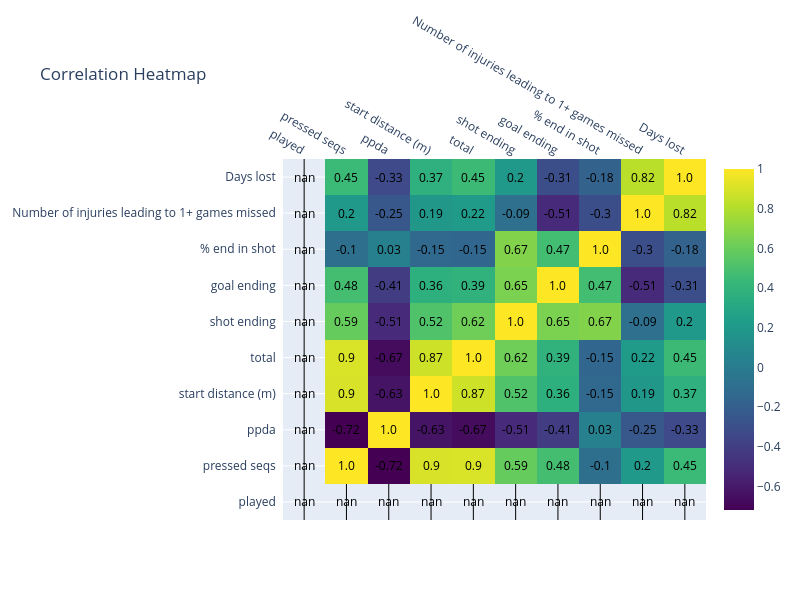

The notebook cell saved with this chart:
### Code cell
import plotly.figure_factory as ff

# Select only numeric columns for correlation
corr = df.select_dtypes(include='number').corr()

z_rounded = corr.values.round(2)

fig = ff.create_annotated_heatmap(
    z=corr.values,
    x=list(corr.columns),
    y=list(corr.index),
    annotation_text=z_rounded,  # Show rounded values as annotations
    colorscale='Viridis',
    showscale=True
)
fig.update_layout(
    title="Correlation Heatmap",
    width=800,
    height=600
)
fig.write_html("correlation_heatmap.html") 
fig.show()

### Figure 1 — Plotly figure (JSON) as saved in the notebook; plotly's stock layout.template omitted (floating-point values rounded to 4 significant figures)
{"data": [{"colorscale": [[0, "#440154"], [0.1111, "#482878"], [0.2222, "#3e4989"], [0.3333, "#31688e"], [0.4444, "#26828e"], [0.5556, "#1f9e89"], [0.6667, "#35b779"], [0.7778, "#6ece58"], [0.8889, "#b5de2b"], [1, "#fde725"]], "reversescale": false, "showscale": true, "type": "heatmap", "x": ["played", "pressed seqs", "ppda", "start distance (m)", "total", "shot ending", "goal ending", "% end in shot", "Number of injuries leading to 1+ games missed", "Days lost"], "y": ["played", "pressed seqs", "ppda", "start distance (m)", "total", "shot ending", "goal ending", "% end in shot", "Number of injuries leading to 1+ games missed", "Days lost"], "z": [[NaN, NaN, NaN, NaN, NaN, NaN, NaN, NaN, NaN, NaN], [NaN, 1.0, -0.7188, 0.8981, 0.9046, 0.5904, 0.4781, -0.09753, 0.1979, 0.4459], [NaN, -0.7188, 1.0, -0.6279, -0.6662, -0.5095, -0.4061, 0.03073, -0.2472, -0.3321], [NaN, 0.8981, -0.6279, 1.0, 0.8722, 0.5162, 0.3627, -0.1484, 0.1891, 0.3712], [NaN, 0.9046, -0.6662, 0.8722, 1.0, 0.618, 0.3901, -0.1506, 0.215, 0.451], [NaN, 0.5904, -0.5095, 0.5162, 0.618, 1.0, 0.6533, 0.6707, -0.08709, 0.1966], [NaN, 0.4781, -0.4061, 0.3627, 0.3901, 0.6533, 1.0, 0.4738, -0.5105, -0.3063], [NaN, -0.09753, 0.03073, -0.1484, -0.1506, 0.6707, 0.4738, 1.0, -0.3049, -0.1777], [NaN, 0.1979, -0.2472, 0.1891, 0.215, -0.08709, -0.5105, -0.3049, 1.0, 0.8224], [NaN, 0.4459, -0.3321, 0.3712, 0.451, 0.1966, -0.3063, -0.1777, 0.8224, 1.0]]}], "layout": {"annotations": [{"font": {"color": "#000000"}, "showarrow": false, "text": "nan", "x": "played", "xref": "x", "y": "played", "yref": "y"}, {"font": {"color": "#000000"}, "showarrow": false, "text": "nan", "x": "pressed seqs", "xref": "x", "y": "played", "yref": "y"}, {"font": {"color": "#000000"}, "showarrow": false, "text": "nan", "x": "ppda", "xref": "x", "y": "played", "yref": "y"}, {"font": {"color": "#000000"}, "showarrow": false, "text": "nan", "x": "start distance (m)", "xref": "x", "y": "played", "yref": "y"}, {"font": {"color": "#000000"}, "showarrow": false, "text": "nan", "x": "total", "xref": "x", "y": "played", "yref": "y"}, {"font": {"color": "#000000"}, "showarrow": false, "text": "nan", "x": "shot ending", "xref": "x", "y": "played", "yref": "y"}, {"font": {"color": "#000000"}, "showarrow": false, "text": "nan", "x": "goal ending", "xref": "x", "y": "played", "yref": "y"}, {"font": {"color": "#000000"}, "showarrow": false, "text": "nan", "x": "% end in shot", "xref": "x", "y": "played", "yref": "y"}, {"font": {"color": "#000000"}, "showarrow": false, "text": "nan", "x": "Number of injuries leading to 1+ games missed", "xref": "x", "y": "played", "yref": "y"}, {"font": {"color": "#000000"}, "showarrow": false, "text": "nan", "x": "Days lost", "xref": "x", "y": "played", "yref": "y"}, {"font": {"color": "#000000"}, "showarrow": false, "text": "nan", "x": "played", "xref": "x", "y": "pressed seqs", "yref": "y"}, {"font": {"color": "#000000"}, "showarrow": false, "text": "1.0", "x": "pressed seqs", "xref": "x", "y": "pressed seqs", "yref": "y"}, {"font": {"color": "#000000"}, "showarrow": false, "text": "-0.72", "x": "ppda", "xref": "x", "y": "pressed seqs", "yref": "y"}, {"font": {"color": "#000000"}, "showarrow": false, "text": "0.9", "x": "start distance (m)", "xref": "x", "y": "pressed seqs", "yref": "y"}, {"font": {"color": "#000000"}, "showarrow": false, "text": "0.9", "x": "total", "xref": "x", "y": "pressed seqs", "yref": "y"}, {"font": {"color": "#000000"}, "showarrow": false, "text": "0.59", "x": "shot ending", "xref": "x", "y": "pressed seqs", "yref": "y"}, {"font": {"color": "#000000"}, "showarrow": false, "text": "0.48", "x": "goal ending", "xref": "x", "y": "pressed seqs", "yref": "y"}, {"font": {"color": "#000000"}, "showarrow": false, "text": "-0.1", "x": "% end in shot", "xref": "x", "y": "pressed seqs", "yref": "y"}, {"font": {"color": "#000000"}, "showarrow": false, "text": "0.2", "x": "Number of injuries leading to 1+ games missed", "xref": "x", "y": "pressed seqs", "yref": "y"}, {"font": {"color": "#000000"}, "showarrow": false, "text": "0.45", "x": "Days lost", "xref": "x", "y": "pressed seqs", "yref": "y"}, {"font": {"color": "#000000"}, "showarrow": false, "text": "nan", "x": "played", "xref": "x", "y": "ppda", "yref": "y"}, {"font": {"color": "#000000"}, "showarrow": false, "text": "-0.72", "x": "pressed seqs", "xref": "x", "y": "ppda", "yref": "y"}, {"font": {"color": "#000000"}, "showarrow": false, "text": "1.0", "x": "ppda", "xref": "x", "y": "ppda", "yref": "y"}, {"font": {"color": "#000000"}, "showarrow": false, "text": "-0.63", "x": "start distance (m)", "xref": "x", "y": "ppda", "yref": "y"}, {"font": {"color": "#000000"}, "showarrow": false, "text": "-0.67", "x": "total", "xref": "x", "y": "ppda", "yref": "y"}, {"font": {"color": "#000000"}, "showarrow": false, "text": "-0.51", "x": "shot ending", "xref": "x", "y": "ppda", "yref": "y"}, {"font": {"color": "#000000"}, "showarrow": false, "text": "-0.41", "x": "goal ending", "xref": "x", "y": "ppda", "yref": "y"}, {"font": {"color": "#000000"}, "showarrow": false, "text": "0.03", "x": "% end in shot", "xref": "x", "y": "ppda", "yref": "y"}, {"font": {"color": "#000000"}, "showarrow": false, "text": "-0.25", "x": "Number of injuries leading to 1+ games missed", "xref": "x", "y": "ppda", "yref": "y"}, {"font": {"color": "#000000"}, "showarrow": false, "text": "-0.33", "x": "Days lost", "xref": "x", "y": "ppda", "yref": "y"}, {"font": {"color": "#000000"}, "showarrow": false, "text": "nan", "x": "played", "xref": "x", "y": "start distance (m)", "yref": "y"}, {"font": {"color": "#000000"}, "showarrow": false, "text": "0.9", "x": "pressed seqs", "xref": "x", "y": "start distance (m)", "yref": "y"}, {"font": {"color": "#000000"}, "showarrow": false, "text": "-0.63", "x": "ppda", "xref": "x", "y": "start distance (m)", "yref": "y"}, {"font": {"color": "#000000"}, "showarrow": false, "text": "1.0", "x": "start distance (m)", "xref": "x", "y": "start distance (m)", "yref": "y"}, {"font": {"color": "#000000"}, "showarrow": false, "text": "0.87", "x": "total", "xref": "x", "y": "start distance (m)", "yref": "y"}, {"font": {"color": "#000000"}, "showarrow": false, "text": "0.52", "x": "shot ending", "xref": "x", "y": "start distance (m)", "yref": "y"}, {"font": {"color": "#000000"}, "showarrow": false, "text": "0.36", "x": "goal ending", "xref": "x", "y": "start distance (m)", "yref": "y"}, {"font": {"color": "#000000"}, "showarrow": false, "text": "-0.15", "x": "% end in shot", "xref": "x", "y": "start distance (m)", "yref": "y"}, {"font": {"color": "#000000"}, "showarrow": false, "text": "0.19", "x": "Number of injuries leading to 1+ games missed", "xref": "x", "y": "start distance (m)", "yref": "y"}, {"font": {"color": "#000000"}, "showarrow": false, "text": "0.37", "x": "Days lost", "xref": "x", "y": "start distance (m)", "yref": "y"}, {"font": {"color": "#000000"}, "showarrow": false, "text": "nan", "x": "played", "xref": "x", "y": "total", "yref": "y"}, {"font": {"color": "#000000"}, "showarrow": false, "text": "0.9", "x": "pressed seqs", "xref": "x", "y": "total", "yref": "y"}, {"font": {"color": "#000000"}, "showarrow": false, "text": "-0.67", "x": "ppda", "xref": "x", "y": "total", "yref": "y"}, {"font": {"color": "#000000"}, "showarrow": false, "text": "0.87", "x": "start distance (m)", "xref": "x", "y": "total", "yref": "y"}, {"font": {"color": "#000000"}, "showarrow": false, "text": "1.0", "x": "total", "xref": "x", "y": "total", "yref": "y"}, {"font": {"color": "#000000"}, "showarrow": false, "text": "0.62", "x": "shot ending", "xref": "x", "y": "total", "yref": "y"}, {"font": {"color": "#000000"}, "showarrow": false, "text": "0.39", "x": "goal ending", "xref": "x", "y": "total", "yref": "y"}, {"font": {"color": "#000000"}, "showarrow": false, "text": "-0.15", "x": "% end in shot", "xref": "x", "y": "total", "yref": "y"}, {"font": {"color": "#000000"}, "showarrow": false, "text": "0.22", "x": "Number of injuries leading to 1+ games missed", "xref": "x", "y": "total", "yref": "y"}, {"font": {"color": "#000000"}, "showarrow": false, "text": "0.45", "x": "Days lost", "xref": "x", "y": "total", "yref": "y"}, {"font": {"color": "#000000"}, "showarrow": false, "text": "nan", "x": "played", "xref": "x", "y": "shot ending", "yref": "y"}, {"font": {"color": "#000000"}, "showarrow": false, "text": "0.59", "x": "pressed seqs", "xref": "x", "y": "shot ending", "yref": "y"}, {"font": {"color": "#000000"}, "showarrow": false, "text": "-0.51", "x": "ppda", "xref": "x", "y": "shot ending", "yref": "y"}, {"font": {"color": "#000000"}, "showarrow": false, "text": "0.52", "x": "start distance (m)", "xref": "x", "y": "shot ending", "yref": "y"}, {"font": {"color": "#000000"}, "showarrow": false, "text": "0.62", "x": "total", "xref": "x", "y": "shot ending", "yref": "y"}, {"font": {"color": "#000000"}, "showarrow": false, "text": "1.0", "x": "shot ending", "xref": "x", "y": "shot ending", "yref": "y"}, {"font": {"color": "#000000"}, "showarrow": false, "text": "0.65", "x": "goal ending", "xref": "x", "y": "shot ending", "yref": "y"}, {"font": {"color": "#000000"}, "showarrow": false, "text": "0.67", "x": "% end in shot", "xref": "x", "y": "shot ending", "yref": "y"}, {"font": {"color": "#000000"}, "showarrow": false, "text": "-0.09", "x": "Number of injuries leading to 1+ games missed", "xref": "x", "y": "shot ending", "yref": "y"}, {"font": {"color": "#000000"}, "showarrow": false, "text": "0.2", "x": "Days lost", "xref": "x", "y": "shot ending", "yref": "y"}, {"font": {"color": "#000000"}, "showarrow": false, "text": "nan", "x": "played", "xref": "x", "y": "goal ending", "yref": "y"}, {"font": {"color": "#000000"}, "showarrow": false, "text": "0.48", "x": "pressed seqs", "xref": "x", "y": "goal ending", "yref": "y"}, {"font": {"color": "#000000"}, "showarrow": false, "text": "-0.41", "x": "ppda", "xref": "x", "y": "goal ending", "yref": "y"}, {"font": {"color": "#000000"}, "showarrow": false, "text": "0.36", "x": "start distance (m)", "xref": "x", "y": "goal ending", "yref": "y"}, {"font": {"color": "#000000"}, "showarrow": false, "text": "0.39", "x": "total", "xref": "x", "y": "goal ending", "yref": "y"}, {"font": {"color": "#000000"}, "showarrow": false, "text": "0.65", "x": "shot ending", "xref": "x", "y": "goal ending", "yref": "y"}, {"font": {"color": "#000000"}, "showarrow": false, "text": "1.0", "x": "goal ending", "xref": "x", "y": "goal ending", "yref": "y"}, {"font": {"color": "#000000"}, "showarrow": false, "text": "0.47", "x": "% end in shot", "xref": "x", "y": "goal ending", "yref": "y"}, {"font": {"color": "#000000"}, "showarrow": false, "text": "-0.51", "x": "Number of injuries leading to 1+ games missed", "xref": "x", "y": "goal ending", "yref": "y"}, {"font": {"color": "#000000"}, "showarrow": false, "text": "-0.31", "x": "Days lost", "xref": "x", "y": "goal ending", "yref": "y"}, {"font": {"color": "#000000"}, "showarrow": false, "text": "nan", "x": "played", "xref": "x", "y": "% end in shot", "yref": "y"}, {"font": {"color": "#000000"}, "showarrow": false, "text": "-0.1", "x": "pressed seqs", "xref": "x", "y": "% end in shot", "yref": "y"}, {"font": {"color": "#000000"}, "showarrow": false, "text": "0.03", "x": "ppda", "xref": "x", "y": "% end in shot", "yref": "y"}, {"font": {"color": "#000000"}, "showarrow": false, "text": "-0.15", "x": "start distance (m)", "xref": "x", "y": "% end in shot", "yref": "y"}, {"font": {"color": "#000000"}, "showarrow": false, "text": "-0.15", "x": "total", "xref": "x", "y": "% end in shot", "yref": "y"}, {"font": {"color": "#000000"}, "showarrow": false, "text": "0.67", "x": "shot ending", "xref": "x", "y": "% end in shot", "yref": "y"}, {"font": {"color": "#000000"}, "showarrow": false, "text": "0.47", "x": "goal ending", "xref": "x", "y": "% end in shot", "yref": "y"}, {"font": {"color": "#000000"}, "showarrow": false, "text": "1.0", "x": "% end in shot", "xref": "x", "y": "% end in shot", "yref": "y"}, {"font": {"color": "#000000"}, "showarrow": false, "text": "-0.3", "x": "Number of injuries leading to 1+ games missed", "xref": "x", "y": "% end in shot", "yref": "y"}, {"font": {"color": "#000000"}, "showarrow": false, "text": "-0.18", "x": "Days lost", "xref": "x", "y": "% end in shot", "yref": "y"}, {"font": {"color": "#000000"}, "showarrow": false, "text": "nan", "x": "played", "xref": "x", "y": "Number of injuries leading to 1+ games missed", "yref": "y"}, {"font": {"color": "#000000"}, "showarrow": false, "text": "0.2", "x": "pressed seqs", "xref": "x", "y": "Number of injuries leading to 1+ games missed", "yref": "y"}, {"font": {"color": "#000000"}, "showarrow": false, "text": "-0.25", "x": "ppda", "xref": "x", "y": "Number of injuries leading to 1+ games missed", "yref": "y"}, {"font": {"color": "#000000"}, "showarrow": false, "text": "0.19", "x": "start distance (m)", "xref": "x", "y": "Number of injuries leading to 1+ games missed", "yref": "y"}, {"font": {"color": "#000000"}, "showarrow": false, "text": "0.22", "x": "total", "xref": "x", "y": "Number of injuries leading to 1+ games missed", "yref": "y"}, {"font": {"color": "#000000"}, "showarrow": false, "text": "-0.09", "x": "shot ending", "xref": "x", "y": "Number of injuries leading to 1+ games missed", "yref": "y"}, {"font": {"color": "#000000"}, "showarrow": false, "text": "-0.51", "x": "goal ending", "xref": "x", "y": "Number of injuries leading to 1+ games missed", "yref": "y"}, {"font": {"color": "#000000"}, "showarrow": false, "text": "-0.3", "x": "% end in shot", "xref": "x", "y": "Number of injuries leading to 1+ games missed", "yref": "y"}, {"font": {"color": "#000000"}, "showarrow": false, "text": "1.0", "x": "Number of injuries leading to 1+ games missed", "xref": "x", "y": "Number of injuries leading to 1+ games missed", "yref": "y"}, {"font": {"color": "#000000"}, "showarrow": false, "text": "0.82", "x": "Days lost", "xref": "x", "y": "Number of injuries leading to 1+ games missed", "yref": "y"}, {"font": {"color": "#000000"}, "showarrow": false, "text": "nan", "x": "played", "xref": "x", "y": "Days lost", "yref": "y"}, {"font": {"color": "#000000"}, "showarrow": false, "text": "0.45", "x": "pressed seqs", "xref": "x", "y": "Days lost", "yref": "y"}, {"font": {"color": "#000000"}, "showarrow": false, "text": "-0.33", "x": "ppda", "xref": "x", "y": "Days lost", "yref": "y"}, {"font": {"color": "#000000"}, "showarrow": false, "text": "0.37", "x": "start distance (m)", "xref": "x", "y": "Days lost", "yref": "y"}, {"font": {"color": "#000000"}, "showarrow": false, "text": "0.45", "x": "total", "xref": "x", "y": "Days lost", "yref": "y"}, {"font": {"color": "#000000"}, "showarrow": false, "text": "0.2", "x": "shot ending", "xref": "x", "y": "Days lost", "yref": "y"}, {"font": {"color": "#000000"}, "showarrow": false, "text": "-0.31", "x": "goal ending", "xref": "x", "y": "Days lost", "yref": "y"}, {"font": {"color": "#000000"}, "showarrow": false, "text": "-0.18", "x": "% end in shot", "xref": "x", "y": "Days lost", "yref": "y"}, {"font": {"color": "#000000"}, "showarrow": false, "text": "0.82", "x": "Number of injuries leading to 1+ games missed", "xref": "x", "y": "Days lost", "yref": "y"}, {"font": {"color": "#000000"}, "showarrow": false, "text": "1.0", "x": "Days lost", "xref": "x", "y": "Days lost", "yref": "y"}], "height": 600, "title": {"text": "Correlation Heatmap"}, "width": 800, "xaxis": {"dtick": 1, "gridcolor": "rgb(0, 0, 0)", "side": "top", "ticks": ""}, "yaxis": {"dtick": 1, "ticks": "", "ticksuffix": "  "}}}
